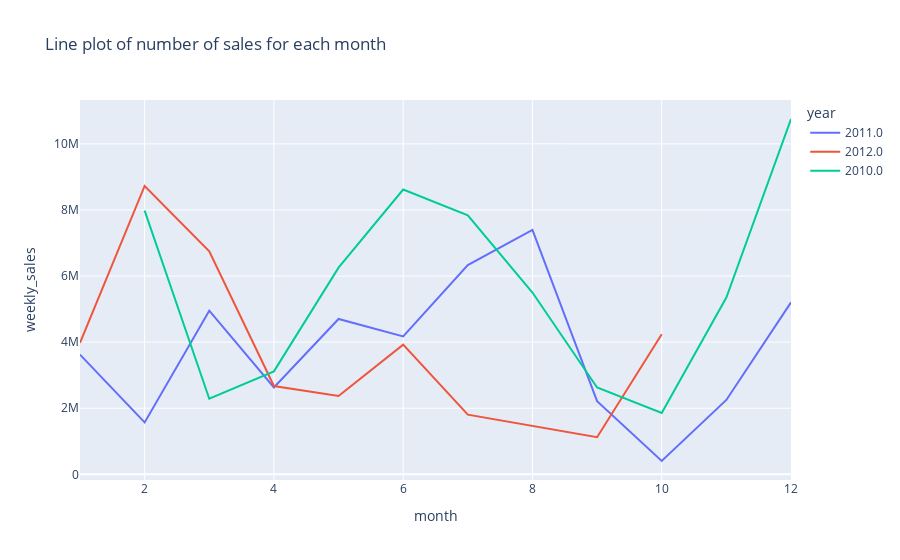

Notebook code cell kept with this figure:
### Markdown cell above
Number of sales for each month for 2011 and 2012.

### Code cell
month_sales = df.groupby(["month", "year"]).sum().reset_index()
fig = px.line(month_sales, x="month", y="weekly_sales", color="year", title= "Line plot of number of sales for each month")
fig.show()

### Figure 1 — Plotly figure (JSON) as saved in the notebook; plotly's stock layout.template omitted (floating-point values rounded to 4 significant figures)
{"data": [{"hovertemplate": "year=2011.0<br>month=%{x}<br>weekly_sales=%{y}<extra></extra>", "legendgroup": "2011.0", "line": {"color": "#636efa", "dash": "solid"}, "marker": {"symbol": "circle"}, "mode": "lines", "name": "2011.0", "orientation": "v", "showlegend": true, "type": "scatter", "x": [1, 2, 3, 4, 5, 6, 7, 8, 9, 10, 11, 12], "xaxis": "x", "y": [3623000.0, 1572000.0, 4954000.0, 2628000.0, 4702000.0, 4171000.0, 6331000.0, 7397000.0, 2213000.0, 403300.0, 2250000.0, 5204000.0], "yaxis": "y"}, {"hovertemplate": "year=2012.0<br>month=%{x}<br>weekly_sales=%{y}<extra></extra>", "legendgroup": "2012.0", "line": {"color": "#EF553B", "dash": "solid"}, "marker": {"symbol": "circle"}, "mode": "lines", "name": "2012.0", "orientation": "v", "showlegend": true, "type": "scatter", "x": [1, 2, 3, 4, 5, 6, 7, 9, 10], "xaxis": "x", "y": [3979000.0, 8727000.0, 6749000.0, 2674000.0, 2370000.0, 3923000.0, 1806000.0, 1124000.0, 4240000.0], "yaxis": "y"}, {"hovertemplate": "year=2010.0<br>month=%{x}<br>weekly_sales=%{y}<extra></extra>", "legendgroup": "2010.0", "line": {"color": "#00cc96", "dash": "solid"}, "marker": {"symbol": "circle"}, "mode": "lines", "name": "2010.0", "orientation": "v", "showlegend": true, "type": "scatter", "x": [2, 3, 4, 5, 6, 7, 8, 9, 10, 11, 12], "xaxis": "x", "y": [7979000.0, 2287000.0, 3116000.0, 6253000.0, 8619000.0, 7835000.0, 5501000.0, 2626000.0, 1859000.0, 5351000.0, 10750000.0], "yaxis": "y"}], "layout": {"legend": {"title": {"text": "year"}, "tracegroupgap": 0}, "title": {"text": "Line plot of number of sales for each month"}, "xaxis": {"anchor": "y", "domain": [0, 1], "title": {"text": "month"}}, "yaxis": {"anchor": "x", "domain": [0, 1], "title": {"text": "weekly_sales"}}}}
